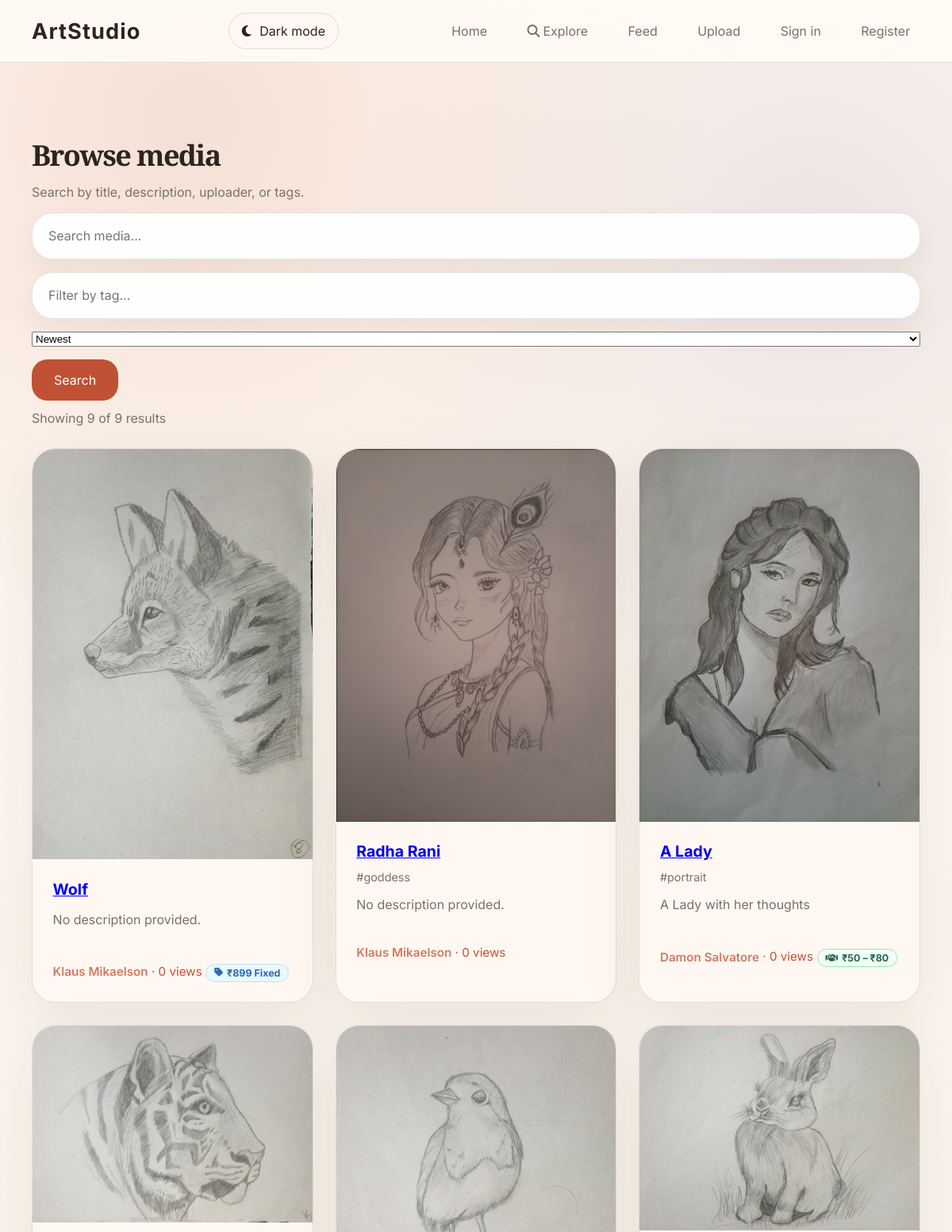
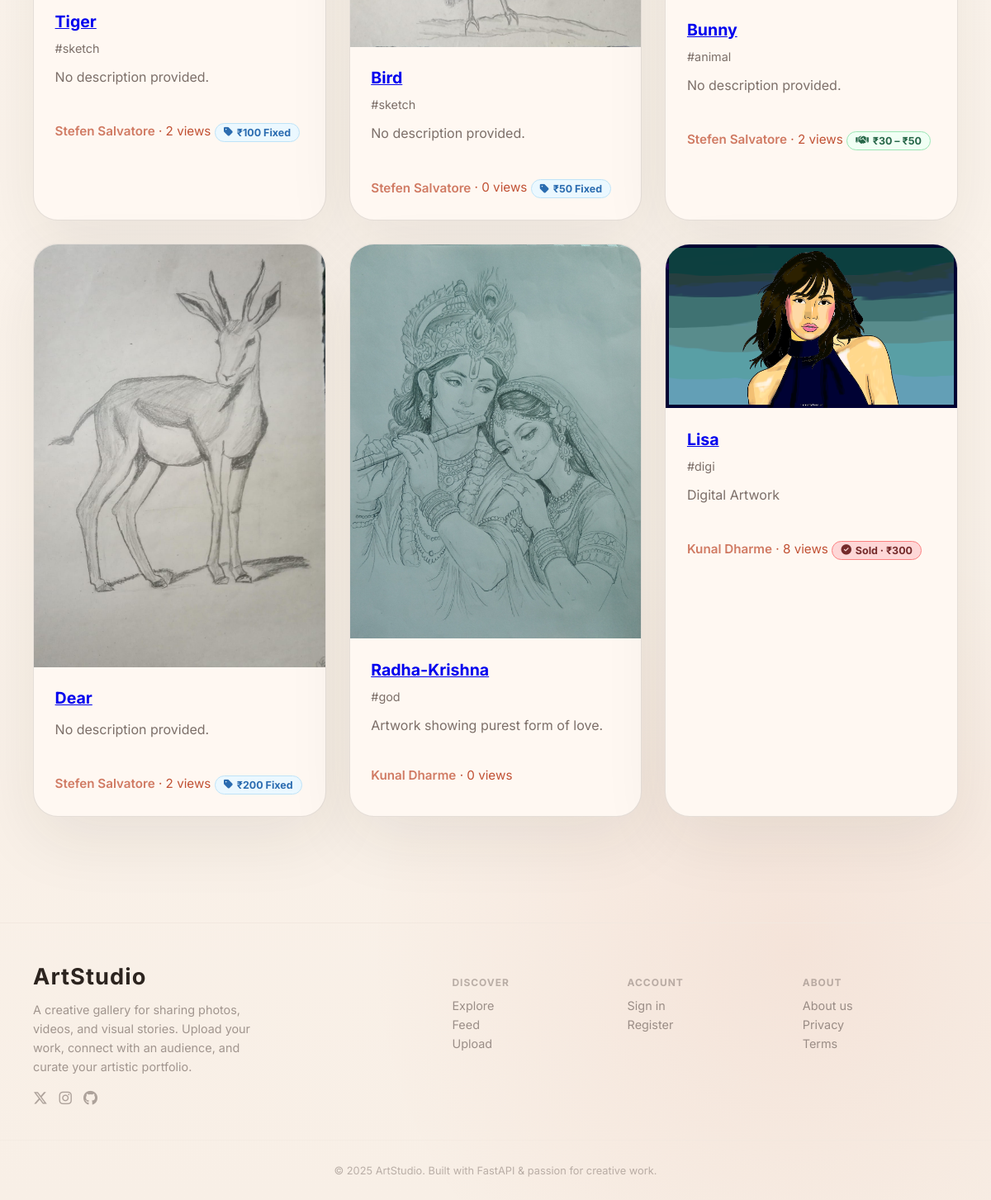
/explore, run on the app's committed database (2 pictures, top to bottom).
### fastapi_app/models.py (models this page shows)
class MediaItem(Base):
    __tablename__ = "media_items"
    id = Column(Integer, primary_key=True, index=True)
    title = Column(String(140), nullable=False, index=True)
    description = Column(Text, nullable=True)
    tags = Column(String(255), nullable=True, index=True)
    filename = Column(String(255), nullable=False, unique=True)
    media_type = Column(String(20), nullable=False)
    uploader = Column(String(80), nullable=False, default="Guest")
    uploader_id = Column(Integer, nullable=True)
    created_at = Column(DateTime, default=datetime.utcnow)
    views = Column(Integer, default=0)
    sale_status = Column(String(20), nullable=False, default="showcase")  # showcase | fixed | negotiable
    fixed_price = Column(Integer, nullable=True)       # in smallest currency unit (paise / cents)
    min_price = Column(Integer, nullable=True)
    max_price = Column(Integer, nullable=True)
    artwork_status = Column(String(20), nullable=False, default="available")  # available | reserved | sold

### fastapi_app/main.py (the view)
@app.get("/browse")
@app.get("/explore")
def browse(
    request: Request,
    q: str | None = None,
    tag: str | None = None,
    sort: str | None = "newest",
    page: int = 1,
    db: Session = Depends(get_db),
):
    media_items, total = crud.get_media_page(
        db,
        search=q,
        tag=tag,
        page=page,
        page_size=PAGE_SIZE,
        sort=sort,
    )
    page_count = max(1, (total + PAGE_SIZE - 1) // PAGE_SIZE)
    current_user = get_current_user(request, db)
    saved_ids = crud.get_saved_ids(db, current_user.id) if current_user else set()
    liked_ids = crud.get_liked_ids(db, current_user.id) if current_user else set()
    return render_template(
        request,
        "browse.html",
        db,
        media_items=media_items,
        search=q or "",
        tag=tag or "",
        sort=sort or "newest",
        page=page,
        page_count=page_count,
        total_results=total,
        saved_ids=saved_ids,
        liked_ids=liked_ids,
    )

### fastapi_app/templates/browse.html (shortened to what this page needs)
{% extends "base.html" %}
{% block content %}
<section class="container section-grid search-section">
  <div class="section-intro">
    <h2>Browse media</h2>
    <p>Search by title, description, uploader, or tags.</p>
  </div>
  <form class="search-form" action="/browse" method="get">
    <input type="text" name="q" value="{{ search }}" placeholder="Search media..." />
    <input type="text" name="tag" value="{{ tag }}" placeholder="Filter by tag..." />
    <select name="sort">
      <option value="newest" {% if sort == 'newest' %}selected{% endif %}>Newest</option>
    </select>
    <button type="submit">Search</button>
  </form>
  {% if total_results is not none %}
    <p class="search-summary">Showing {{ media_items|length }} of {{ total_results }} results</p>
  {% endif %}
</section>
<section class="container media-grid">
  {% if media_items %}
    {% for media in media_items %}
      <article class="media-card">
        {% if media.media_type == 'video' %}
          <div class="media-thumbnail video-thumb">
            <i class="fas fa-play"></i>
            <video muted>
              <source src="/uploads/{{ media.filename }}" type="video/mp4" />
            </video>
          </div>
        {% else %}
          <img src="/uploads/{{ media.filename }}" alt="{{ media.title }}" />
        {% endif %}
        <div class="media-meta">
          <div style="display:flex;justify-content:space-between;align-items:flex-start;gap:8px">
            <a href="/watch/{{ media.id }}"><h3>{{ media.title }}</h3></a>
          </div>
          {% if media.tags %}
            <div class="tag-list">#{{ media.tags.replace(', ', ' #')|replace(',', ' #') }}</div>
          {% endif %}
          <p>{{ media.description or 'No description provided.' }}</p>
          <span><a href="/profile/{{ media.uploader }}" class="uploader-link">{{ media.uploader }}</a> · {{ media.views }} views</span>
          {% if media.artwork_status == 'sold' %}
            <div class="price-tag artwork-sold-tag">
              <i class="fas fa-circle-check"></i> Sold · ₹{{ "{:,}".format(media.fixed_price) if media.fixed_price else '' }}
            </div>
          {% elif media.artwork_status == 'reserved' %}
            <div class="price-tag artwork-reserved-tag">
              <i class="fas fa-clock"></i> Reserved
            </div>
          {% elif media.sale_status == 'fixed' and media.fixed_price %}
            <div class="price-tag price-fixed">
              <i class="fas fa-tag"></i> ₹{{ "{:,}".format(media.fixed_price) }} Fixed
            </div>
          {% elif media.sale_status == 'negotiable' and media.min_price and media.max_price %}
            <div class="price-tag price-negotiable">
              <i class="fas fa-handshake"></i> ₹{{ "{:,}".format(media.min_price) }} – ₹{{ "{:,}".format(media.max_price) }}
            </div>
          {% endif %}
        </div>
      </article>
    {% endfor %}
  {% else %}
    <div class="empty-state">
      <p>No media found. Try uploading a new photo or video.</p>
      <a class="button" href="/upload">Upload media</a>
    </div>
  {% endif %}
</section>
{% endblock %}

### data on the page
MediaItem: filename (picture), title "Wolf", description "No description provided.", uploader "Klaus Mikaelson", views "0", fixed_price "899"
MediaItem: filename (picture), title "Radha Rani", tags.replace "goddess", description "No description provided.", uploader "Klaus Mikaelson", views "0"
MediaItem: filename (picture), title "A Lady", tags.replace "portrait", description "A Lady with her thoughts", uploader "Damon Salvatore", views "0", min_price "50", max_price "80"
MediaItem: filename (picture), title "Tiger", tags.replace "sketch", description "No description provided.", uploader "Stefen Salvatore", views "2", fixed_price "100"
MediaItem: filename (picture), title "Bird", tags.replace "sketch", description "No description provided.", uploader "Stefen Salvatore", views "0", fixed_price "50"
MediaItem: filename (picture), title "Bunny", tags.replace "animal", description "No description provided.", uploader "Stefen Salvatore", views "2", min_price "30", max_price "50"
MediaItem: filename (picture), title "Dear", description "No description provided.", uploader "Stefen Salvatore", views "2", fixed_price "200"
MediaItem: filename (picture), title "Radha-Krishna", tags.replace "god", description "Artwork showing purest form of love.", uploader "Kunal Dharme", views "0"
MediaItem: filename (picture), title "Lisa", tags.replace "digi", description "Digital Artwork", uploader "Kunal Dharme", views "8", fixed_price "300"

### other printed values
{{ media_items|length }} "9"
{{ total_results }} "9"
{{ 2025 }} "2025"
